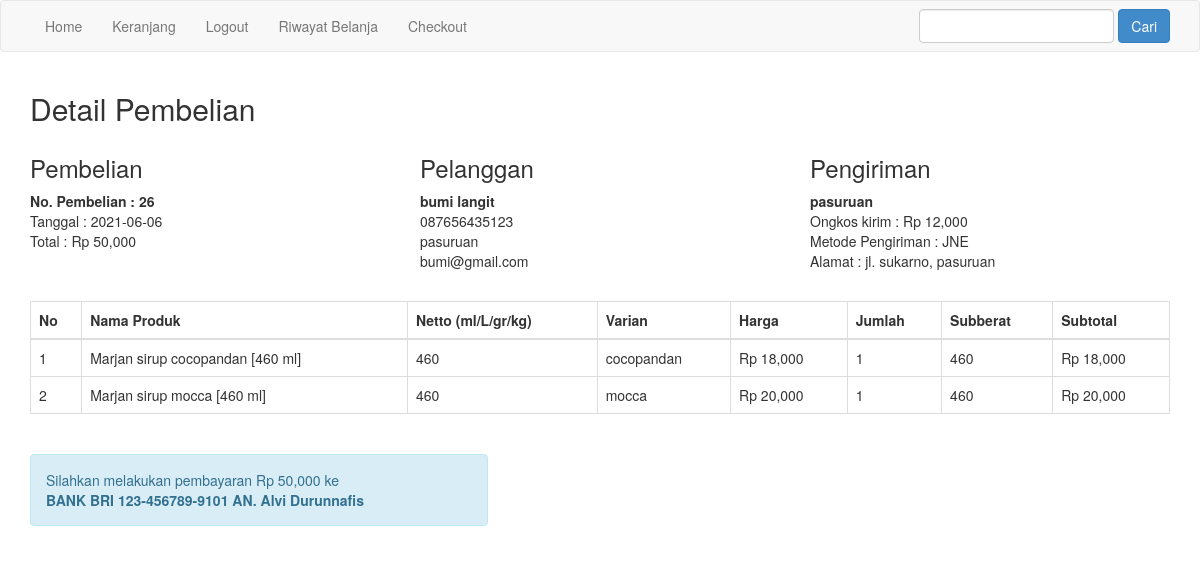
/nota.php?id=26 (signed in), run on the app's committed database.
### tables this page shows
CREATE TABLE IF NOT EXISTS `pembelian` (
  `id_pembelian` int(11) NOT NULL AUTO_INCREMENT,
  `id_pelanggan` int(11) DEFAULT NULL,
  `alamat` text,
  `tanggal_pembelian` date DEFAULT NULL,
  `total_pembelian` int(11) DEFAULT NULL,
  `id_ongkir` int(11) DEFAULT NULL,
  `id_pengiriman` int(11) DEFAULT NULL,
  `nama_kota` varchar(100) DEFAULT NULL,
  `tarif` int(11) DEFAULT NULL,
  `status_pembelian` varchar(100) DEFAULT 'pending',
  `resi_pengiriman` varchar(50) DEFAULT NULL,
  PRIMARY KEY (`id_pembelian`),
  KEY `id_pelanggan` (`id_pelanggan`),
  KEY `id_ongkir` (`id_ongkir`),
  KEY `id_pengiriman` (`id_pengiriman`),
  CONSTRAINT `FK1_pelanggan` FOREIGN KEY (`id_pelanggan`) REFERENCES `pelanggan` (`id_pelanggan`),
  CONSTRAINT `FK2_ongkir` FOREIGN KEY (`id_ongkir`) REFERENCES `ongkir` (`id_ongkir`),
  CONSTRAINT `FK4_pengiriman` FOREIGN KEY (`id_pengiriman`) REFERENCES `pengiriman` (`id_pengiriman`)
);

CREATE TABLE IF NOT EXISTS `pelanggan` (
  `id_pelanggan` int(11) NOT NULL AUTO_INCREMENT,
  `username` varchar(50) DEFAULT NULL,
  `password` varchar(50) DEFAULT NULL,
  `nama_lengkap` varchar(100) DEFAULT NULL,
  `email` varchar(50) DEFAULT NULL,
  `kontak` varchar(50) DEFAULT NULL,
  `alamat_pelanggan` text,
  PRIMARY KEY (`id_pelanggan`)
);

CREATE TABLE IF NOT EXISTS `pengiriman` (
  `id_pengiriman` int(11) NOT NULL AUTO_INCREMENT,
  `metode_pengiriman` varchar(50) DEFAULT NULL,
  PRIMARY KEY (`id_pengiriman`)
);

CREATE TABLE IF NOT EXISTS `pembelian_produk` (
  `id_pembelian_produk` int(11) NOT NULL AUTO_INCREMENT,
  `id_pembelian` int(11) DEFAULT NULL,
  `id_produk` int(11) DEFAULT NULL,
  `jumlah` int(11) DEFAULT NULL,
  `nama_produk` varchar(100) DEFAULT NULL,
  `harga_produk` int(11) DEFAULT NULL,
  `netto_produk` int(11) DEFAULT NULL,
  `varian` varchar(100) DEFAULT NULL,
  `expired` date DEFAULT NULL,
  `subberat` int(11) DEFAULT NULL,
  `subharga` int(11) DEFAULT NULL,
  PRIMARY KEY (`id_pembelian_produk`),
  KEY `id_pembelian` (`id_pembelian`),
  KEY `id_produk` (`id_produk`),
  CONSTRAINT `FK1_pembelian` FOREIGN KEY (`id_pembelian`) REFERENCES `pembelian` (`id_pembelian`),
  CONSTRAINT `FK2_produk` FOREIGN KEY (`id_produk`) REFERENCES `produk` (`id_produk`)
);

### nota.php (the view, shortened to what this page needs)
<?php
include 'koneksi.php';
 ?>
 <!DOCTYPE html>
 <html>
 <head>
 	<link rel="stylesheet" href="admin/assets/css/bootstrap.css">
 </head>
 <body>
 	<?php include 'menu.php'; ?>
	<section class="konten">
		<div class="container">
	<h2>Detail Pembelian</h2>
<?php
$ambil = $koneksi->query("SELECT * FROM pembelian JOIN pelanggan ON pembelian.id_pelanggan = pelanggan.id_pelanggan where pembelian.id_pembelian='$_GET[id]' ");
$detail = $ambil->fetch_assoc();
?>
<?php
$ambil = $koneksi->query("SELECT * FROM pembelian JOIN pengiriman ON pembelian.id_pengiriman = pengiriman.id_pengiriman where pembelian.id_pembelian='$_GET[id]'");
$kirim = $ambil->fetch_assoc();
 ?>
<!--  <h1>data orang yg beli</h1>
 <pre><?php print_r($detail) ?></pre>
 <h1>data orang yg login di session</h1>
 <pre><?php print_r($_SESSION) ?></pre> -->
 <div class="row">
 	<div class="col-md-4">
 		<h3>Pembelian</h3>
 		<strong>No. Pembelian : <?php echo $detail['id_pembelian']; ?></strong><br>
 		Tanggal : <?php echo $detail['tanggal_pembelian']; ?> <br>
		Total : Rp <?php echo number_format($detail['total_pembelian']); ?>
 	</div>
 	<div class="col-md-4">
 		<h3>Pelanggan</h3>
 		<strong><?php echo $detail['nama_lengkap']; ?></strong><br>
 		<p>
			<?php echo $detail['kontak']; ?> <br>
			<?php echo $detail['alamat_pelanggan']; ?> <br>
			<?php echo $detail['email']; ?>
		</p>
 	</div>
 	<div class="col-md-4">
 		<h3>Pengiriman</h3>
 		<strong><?php echo $detail['nama_kota']; ?></strong><br>
 		Ongkos kirim : Rp <?php echo number_format($detail['tarif']); ?><br>
 		Metode Pengiriman : <?php echo $kirim['metode_pengiriman']; ?><br>
 		Alamat : <?php echo $detail['alamat']; ?>
 	</div>
 </div>
<br>
<table class="table table-bordered">
	<thead>
		<tr>
			<th>No</th>
			<th>Nama Produk</th>
			<th>Netto (ml/L/gr/kg)</th>
			<th>Varian</th>
			<th>Harga</th>
			<th>Jumlah</th>
			<th>Subberat</th>
			<th>Subtotal</th>
		</tr>
	</thead>
	<tbody>
		<?php
		$ambil = $koneksi->query("SELECT * FROM pembelian_produk where id_pembelian='$_GET[id]'");
		$no = 1;
		?>
		<?php
		while($pecah = $ambil->fetch_assoc()) { ?>
		<tr>
			<td><?php echo $no++; ?></td>
			<td><?php echo $pecah['nama_produk']; ?></td>
			<td><?php echo $pecah['netto_produk']; ?></td>
			<td><?php echo $pecah['varian']; ?></td>
			<td>Rp <?php echo number_format($pecah['harga_produk']); ?></td>
			<td><?php echo $pecah['jumlah']; ?></td>
			<td><?php echo $pecah['subberat']; ?></td>
			<td>Rp <?php echo number_format($pecah['subharga']); ?></td>
		</tr>
	<?php } ?>
	</tbody>
</table>
			<br>
			<div class="row">
				<div class="col-md-5">
					<div class="alert alert-info">
						<p>
							Silahkan melakukan pembayaran Rp <?php echo number_format($detail['total_pembelian']); ?> ke<br>
							<strong>BANK BRI 123-456789-9101 AN. Alvi Durunnafis</strong>
						</p>
					</div>
				</div>
			</div>
		</div>
	</section>
 </body>
 </html>

### data on the page
pembelian: id_pembelian "26", tanggal_pembelian "2021-06-06", total_pembelian "50,000", id_pelanggan.nama_lengkap "bumi langit", id_pelanggan.kontak "087656435123", id_pelanggan.alamat_pelanggan "pasuruan", id_pelanggan.email "bumi@gmail.com", nama_kota "pasuruan", tarif "12,000", id_pengiriman.metode_pengiriman "JNE", alamat "jl. sukarno, pasuruan"
pembelian_produk: nama_produk "Marjan sirup cocopandan [460 ml]", netto_produk "460", varian "cocopandan", harga_produk "18,000", jumlah "1", subberat "460", subharga "18,000"
pembelian_produk: nama_produk "Marjan sirup mocca [460 ml]", netto_produk "460", varian "mocca", harga_produk "20,000", jumlah "1", subberat "460", subharga "20,000"
